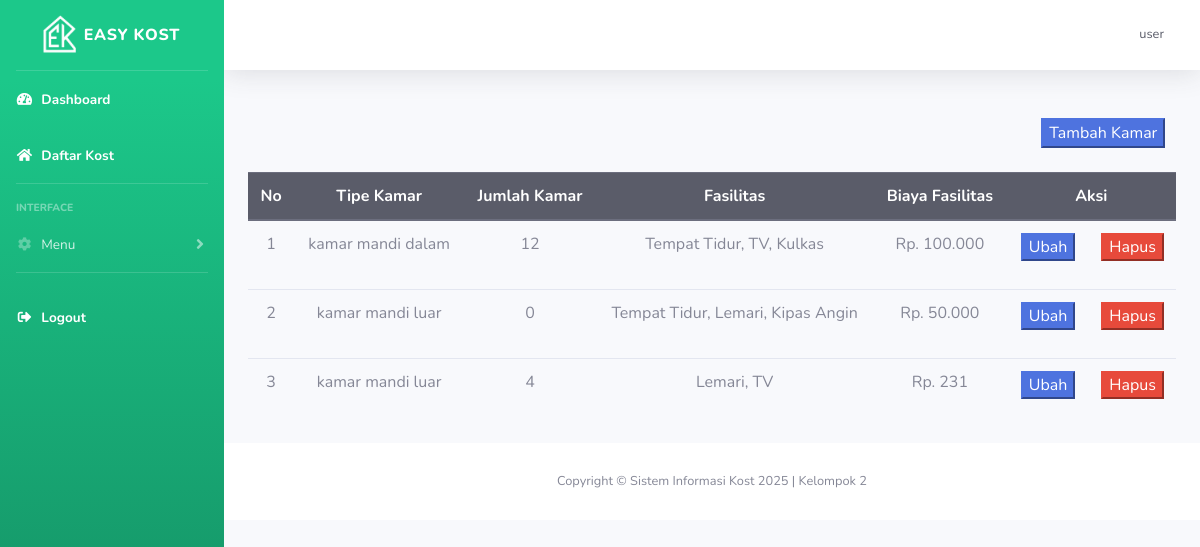
Before: /kost/daftar-kamar.php?id_kost=4 (signed in) with the older database file.
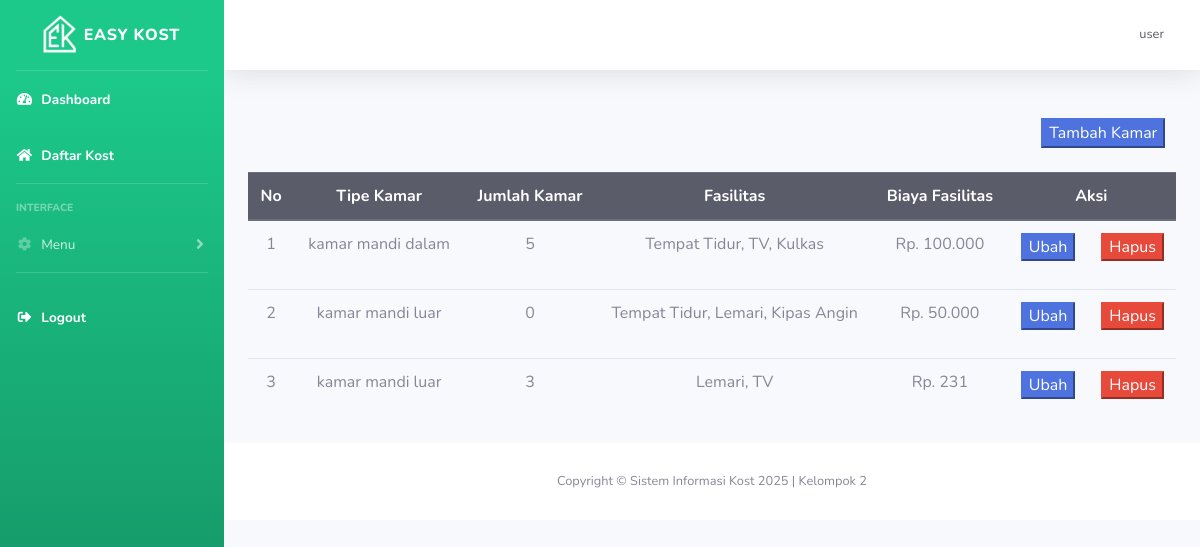
After: the same page with the newer database file.
### tables this page shows
CREATE TABLE `kamar` (
  `id_kamar` int(11) NOT NULL,
  `id_kost` int(11) NOT NULL,
  `jumlah_kamar` int(11) NOT NULL,
  `panjang_kamar` int(11) NOT NULL,
  `lebar_kamar` int(11) NOT NULL,
  `tipe_kamar` varchar(255) NOT NULL,
  `biaya_fasilitas` int(11) NOT NULL,
  `fasilitas_kamar` varchar(255) NOT NULL
);

### kost/daftar-kamar.php (the view)
<?php
include "template/header.php";
$id_kost = $_GET['id_kost'];
$query = mysqli_query($koneksi, "SELECT * from kamar WHERE id_kost=$id_kost");
?>
<div class="container">
    <div class="row">
        <div class="col"></div>
        <div class="col-md-2">
            <a href="kamar.php?id_kost=<?php echo $id_kost ?>"><button class="btn-primary">Tambah Kamar</button></a>
        </div>
    </div>
    <br>
    <div class="row">
        <div class="col">
            <table class=" text-center table">
                <thead class="thead-dark">
                    <tr>
                        <th>No</th>
                        <th>Tipe Kamar</th>
                        <th>Jumlah Kamar</th>
                        <th>Fasilitas</th>
                        <th>Biaya Fasilitas</th>
                        <th>Aksi</th>
                    </tr>
                </thead>
                <tbody>
                    <?php
                    $no = 0;
                    while ($d = mysqli_fetch_array($query)) {
                        $no++;
                    ?>
                        <tr>
                            <td><?php echo $no ?></td>
                            <td><?php echo $d['tipe_kamar'] ?></td>
                            <td><?php echo $d['jumlah_kamar'] ?></td>
                            <td><?php echo $d['fasilitas_kamar'] ?></td>
                            <td><?php echo "Rp. " . number_format($d['biaya_fasilitas'], 0, ',', '.')  ?></td>
                            <td>
                                <div class="row">
                                    <div class="col">
                                        <a href="edit-kamar.php?id_kamar=<?php echo $d['id_kamar'] ?>">
                                            <button class="btn-primary">Ubah</button>
                                        </a>
                                    </div>
                                    <div class="col">
                                        <form action="php/kamar_proses.php?id_kamar=<?php echo $d['id_kamar'] ?>" method="post">
                                            <button class="btn-danger" name="hapus_kamar">Hapus</button>
                                        </form>
                                    </div>
                                </div>
                            </td>
                        </tr>
                    <?php
                    }
                    ?>
                </tbody>
            </table>
        </div>
    </div>
</div>
<?php
include "template/footer.php";
?>

Changed rows visible on the page:
changed kamar "kamar mandi dalam": jumlah_kamar "12" → "5"
changed kamar "Lemari, TV": jumlah_kamar "4" → "3"
